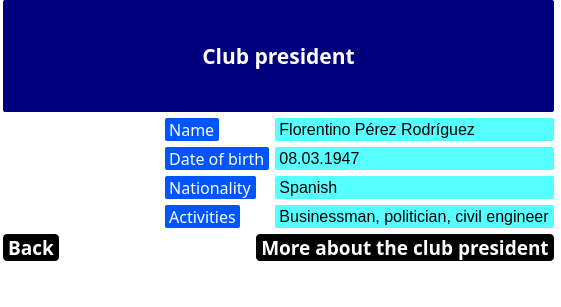
<?xml version="1.0" encoding="UTF-8"?>
<ui version="4.0">
 <class>Leadership</class>
 <widget class="QMainWindow" name="Leadership">
  <property name="geometry">
   <rect>
    <x>0</x>
    <y>0</y>
    <width>561</width>
    <height>307</height>
   </rect>
  </property>
  <property name="windowTitle">
   <string>MainWindow</string>
  </property>
  <property name="styleSheet">
   <string notr="true">QWidget {
background-color: rgb(255, 255, 255);
}</string>
  </property>
  <widget class="QWidget" name="centralwidget">
   <widget class="QWidget" name="verticalLayoutWidget_2">
    <property name="geometry">
     <rect>
      <x>3</x>
      <y>0</y>
      <width>551</width>
      <height>261</height>
     </rect>
    </property>
    <layout class="QVBoxLayout" name="verticalLayout_2">
     <item>
      <widget class="QLabel" name="label">
       <property name="font">
        <font>
         <family>Rockwell</family>
         <pointsize>16</pointsize>
         <weight>75</weight>
         <italic>false</italic>
         <bold>true</bold>
        </font>
       </property>
       <property name="styleSheet">
        <string notr="true">QLabel {
border-radius: 2px;
color: rgb(255, 255, 255);
background-color: rgb(0, 0, 127);
}</string>
       </property>
       <property name="text">
        <string>Club president</string>
       </property>
       <property name="alignment">
        <set>Qt::AlignCenter</set>
       </property>
      </widget>
     </item>
     <item>
      <layout class="QVBoxLayout" name="verticalLayout">
       <item>
        <layout class="QHBoxLayout" name="horizontalLayout_2">
         <item>
          <widget class="QLabel" name="label_2">
           <property name="styleSheet">
            <string notr="true">QLabel {
border-color: rgb(85, 255, 0);
}</string>
           </property>
           <property name="text">
            <string/>
           </property>
           <property name="pixmap">
            <pixmap resource="ressources.qrc">:/FC resources/photo_2022-05-21_12-39-40.jpg</pixmap>
           </property>
          </widget>
         </item>
         <item>
          <layout class="QFormLayout" name="formLayout">
           <item row="0" column="0">
            <widget class="QLabel" name="label_3">
             <property name="font">
              <font>
               <family>Lucida Bright</family>
               <pointsize>12</pointsize>
               <weight>50</weight>
               <italic>false</italic>
               <bold>false</bold>
              </font>
             </property>
             <property name="styleSheet">
              <string notr="true">QLabel {
color: rgb(255, 255, 255);
background-color: rgb(0, 85, 255);
border-radius: 2px;
}</string>
             </property>
             <property name="text">
              <string> Name </string>
             </property>
            </widget>
           </item>
           <item row="1" column="0">
            <widget class="QLabel" name="label_4">
             <property name="font">
              <font>
               <family>Lucida Bright</family>
               <pointsize>12</pointsize>
               <weight>50</weight>
               <italic>false</italic>
               <bold>false</bold>
              </font>
             </property>
             <property name="styleSheet">
              <string notr="true">QLabel {
color: rgb(255, 255, 255);
background-color: rgb(0, 85, 255);
border-radius: 2px;
}</string>
             </property>
             <property name="text">
              <string> Date of birth </string>
             </property>
            </widget>
           </item>
           <item row="2" column="0">
            <widget class="QLabel" name="label_5">
             <property name="font">
              <font>
               <family>Lucida Bright</family>
               <pointsize>12</pointsize>
               <weight>50</weight>
               <italic>false</italic>
               <bold>false</bold>
              </font>
             </property>
             <property name="styleSheet">
              <string notr="true">QLabel {
color: rgb(255, 255, 255);
background-color: rgb(0, 85, 255);
border-radius: 2px;
}</string>
             </property>
             <property name="text">
              <string> Nationality </string>
             </property>
            </widget>
           </item>
           <item row="3" column="0">
            <widget class="QLabel" name="label_6">
             <property name="font">
              <font>
               <family>Lucida Bright</family>
               <pointsize>12</pointsize>
               <weight>50</weight>
               <italic>false</italic>
               <bold>false</bold>
              </font>
             </property>
             <property name="styleSheet">
              <string notr="true">QLabel {
color: rgb(255, 255, 255);
background-color: rgb(0, 85, 255);
border-radius: 2px;
}</string>
             </property>
             <property name="text">
              <string> Activities </string>
             </property>
            </widget>
           </item>
           <item row="0" column="1">
            <widget class="QLabel" name="label_7">
             <property name="font">
              <font>
               <family>Segoe UI Symbol</family>
               <pointsize>12</pointsize>
               <weight>50</weight>
               <italic>false</italic>
               <bold>false</bold>
              </font>
             </property>
             <property name="styleSheet">
              <string notr="true">QLabel {
color: rgb(0, 0, 0);
	background-color: rgb(85, 255, 255);
border-radius: 2px;
}</string>
             </property>
             <property name="text">
              <string> Florentino Pérez Rodríguez </string>
             </property>
            </widget>
           </item>
           <item row="1" column="1">
            <widget class="QLabel" name="label_8">
             <property name="font">
              <font>
               <family>Segoe UI Symbol</family>
               <pointsize>12</pointsize>
               <weight>50</weight>
               <italic>false</italic>
               <bold>false</bold>
              </font>
             </property>
             <property name="styleSheet">
              <string notr="true">QLabel {
color: rgb(0, 0, 0);
	background-color: rgb(85, 255, 255);
border-radius: 2px;
}</string>
             </property>
             <property name="text">
              <string> 08.03.1947 </string>
             </property>
            </widget>
           </item>
           <item row="2" column="1">
            <widget class="QLabel" name="label_9">
             <property name="font">
              <font>
               <family>Segoe UI Symbol</family>
               <pointsize>12</pointsize>
               <weight>50</weight>
               <italic>false</italic>
               <bold>false</bold>
              </font>
             </property>
             <property name="styleSheet">
              <string notr="true">QLabel {
color: rgb(0, 0, 0);
	background-color: rgb(85, 255, 255);
border-radius: 2px;
}</string>
             </property>
             <property name="text">
              <string> Spanish </string>
             </property>
            </widget>
           </item>
           <item row="3" column="1">
            <widget class="QLabel" name="label_10">
             <property name="font">
              <font>
               <family>Segoe UI Symbol</family>
               <pointsize>12</pointsize>
               <weight>50</weight>
               <italic>false</italic>
               <bold>false</bold>
              </font>
             </property>
             <property name="styleSheet">
              <string notr="true">QLabel {
color: rgb(0, 0, 0);
	background-color: rgb(85, 255, 255);
border-radius: 2px;
}</string>
             </property>
             <property name="text">
              <string> Businessman, politician, civil engineer </string>
             </property>
            </widget>
           </item>
          </layout>
         </item>
        </layout>
       </item>
       <item>
        <layout class="QHBoxLayout" name="horizontalLayout">
         <item>
          <widget class="QPushButton" name="pushButton">
           <property name="font">
            <font>
             <family>Segoe UI Black</family>
             <pointsize>14</pointsize>
             <weight>75</weight>
             <italic>false</italic>
             <bold>true</bold>
            </font>
           </property>
           <property name="styleSheet">
            <string notr="true">QPushButton {
background-color: rgb(0, 0, 0);
color: rgb(255, 255, 255);
border-radius: 4px;
}
QPushButton:hover:!pressed { 
background-color: rgb(255, 255, 255);
color: rgb(0, 0, 0);
}</string>
           </property>
           <property name="text">
            <string> Back </string>
           </property>
          </widget>
         </item>
         <item>
          <spacer name="horizontalSpacer">
           <property name="orientation">
            <enum>Qt::Horizontal</enum>
           </property>
           <property name="sizeHint" stdset="0">
            <size>
             <width>40</width>
             <height>20</height>
            </size>
           </property>
          </spacer>
         </item>
         <item>
          <widget class="QPushButton" name="pushButton_2">
           <property name="font">
            <font>
             <family>Rockwell</family>
             <pointsize>14</pointsize>
             <weight>75</weight>
             <italic>false</italic>
             <bold>true</bold>
            </font>
           </property>
           <property name="styleSheet">
            <string notr="true">QPushButton {
background-color: rgb(0, 0, 0);
color: rgb(255, 255, 255);
border-radius: 4px;
}
QPushButton:hover:!pressed { 
background-color: rgb(255, 255, 255);
color: rgb(0, 0, 0);
}</string>
           </property>
           <property name="text">
            <string> More about the club president </string>
           </property>
          </widget>
         </item>
        </layout>
       </item>
      </layout>
     </item>
    </layout>
   </widget>
  </widget>
  <widget class="QMenuBar" name="menubar">
   <property name="geometry">
    <rect>
     <x>0</x>
     <y>0</y>
     <width>561</width>
     <height>20</height>
    </rect>
   </property>
  </widget>
  <widget class="QStatusBar" name="statusbar"/>
 </widget>
 <resources>
  <include location="ressources.qrc"/>
 </resources>
 <connections/>
</ui>
